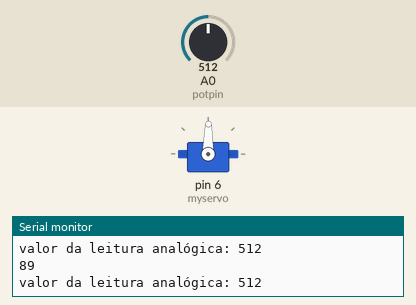
Simulated run of this sketch. Board: Arduino Uno, built with avr-gcc and run on an emulated ATmega328P. On the bench: servo, the last lines printed to the serial monitor. The inputs (shaded band) are chosen by the test bench; at power-on: A0 (potpin) = 512.

Above: at 1.2 s.
1.3 s: A0 (potpin) set to 11
At 2.4 s:
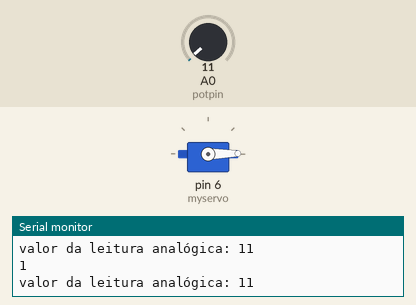
2.8 s: A0 (potpin) set to 8
5.8 s: A0 (potpin) set to 122
At 6.5 s:
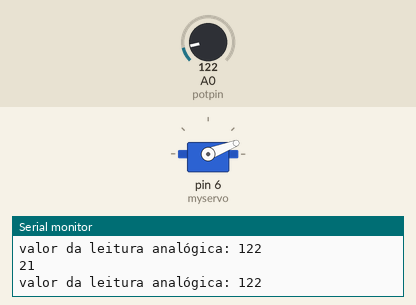
7.3 s: A0 (potpin) set to 554
At 7.6 s:
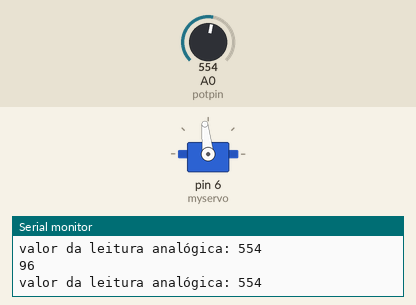
10.3 s: A0 (potpin) set to 579
At 11.3 s:
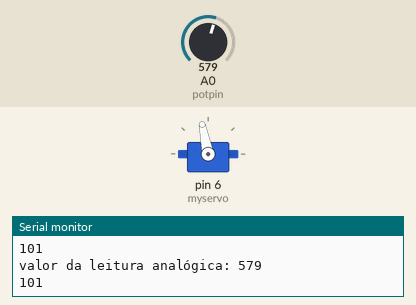
11.8 s: A0 (potpin) set to 306
At 12.5 s:
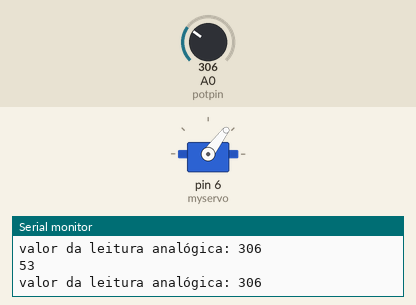
Timing chart, 0 to 14.3 s (numbered marks = the images above; inputs shaded):
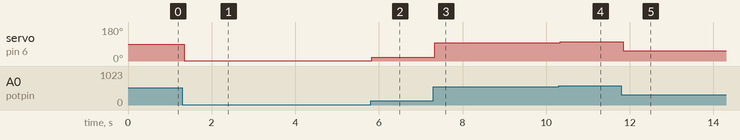

The sketch:

servo_engine_potentiometer.ino
```cpp
/*
MATERIAL LIST:
⚫ Micro Servo 9g SG90 TowerPro;
⚫ Arduino UNO + USB cable;
⚫ Potentiometer 10k;
⚫ 5V source to power the servo;
⚫ Jumpers;
⚫ Push button;
*/

#include <Servo.h>
Servo myservo; //cria o objeto meuservo / creates the object myservo
#define potpin A0 //define o pino analógico A0

int val;
void setup(){
  myservo.attach(6); //configura o pino D6 - Controle do servo / set pin 6 - servo control
  Serial.begin(9600);
}

void loop()
{
val = analogRead(potpin); // leitura da tensão no pino A0
Serial.print("valor da leitura analógica: ");
Serial.println(val); //valor da leitura analógica
val = map(val, 0, 1023, 0, 179); // converte a leitura em números (0-179)
myservo.write(val); // controle PWM do servo
Serial.println(val);
delay(15); // atraso de 15 milisegundos
}
```

Measured:
- after the input at 1.3 s, servo on pin 6 (myservo): 89° → 1° after 0.05 s
- after the input at 5.8 s, servo on pin 6 (myservo): 1° → 21° at once
- after the input at 7.3 s, servo on pin 6 (myservo): 21° → 96° at once
- after the input at 10.3 s, servo on pin 6 (myservo): 96° → 101° at once
- after the input at 11.8 s, servo on pin 6 (myservo): 101° → 53° at once
